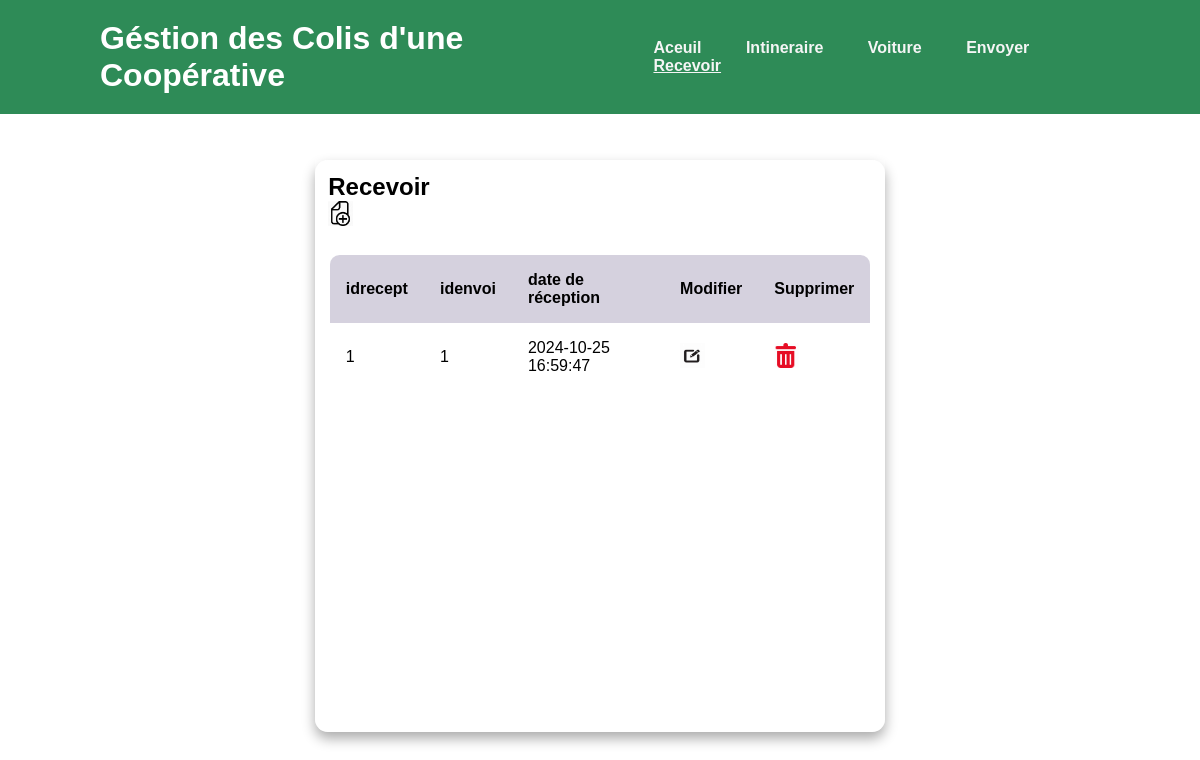
Screenshot of /Interface/recevoir/interface_Recevoir.php with the database file from the repository.
### tables this page shows
CREATE TABLE IF NOT EXISTS `recevoir` (
  `idrecept` int NOT NULL,
  `idenvoi` int DEFAULT NULL,
  `date_recept` datetime DEFAULT NULL,
  PRIMARY KEY (`idrecept`)
);

### controleur/recevoir.php (the view, shortened to what this page needs)
<?php
    function affichage_recevoir($c)
    {
        $q = "SELECT * FROM recevoir; ";
        $r = $c->query($q);
        if($r->num_rows>0){
            while($line = $r->fetch_assoc()){
                echo" <tr>";
                echo "<td>".$line["idrecept"]."</td>";
                echo "<td>".$line["idenvoi"]."</td>";
                echo "<td>".$line["date_recept"]."</td>";
                echo "<td><a href=\"modifier_recevoir.php?id=".$line["idrecept"]."&idenvoi=".$line["idenvoi"]."&date_recept=".$line["date_recept"]."\">
                <img src=\"../../Style/icons/modifier.jfif\" alt=\"modifier\" width=\"25px\" height=\"25px\"></a></td>";
                echo "<td><a href=\"supprimer_recevoir.php?id=".$line["idrecept"]."\">
                    <img src=\"../../Style/icons/supprimer.png\" alt=\"supprimer\" width=\"25px\" height=\"25px\"></a></td>";
                 echo"</tr>";
            }
        }
        else{
            echo" Aucune reception";
        }
    }
?>

### Style/css/navstyle.css (style rules this page uses)
* { margin: 0; padding: 0; box-sizing: border-box; font-family: sans-serif; }
body { min-width: 100vh; display: flex; align-items: center; justify-content: center; vertical-align:middle ; }

### Style/css/styleTableau.css (style rules this page uses)
table,th,td { padding: 1rem; border-collapse:collapse ; text-align: left; }
td img { width: 25px; height: 25px; }

### rows the page displays
recevoir: idrecept "1", idenvoi "1", date_recept "2024-10-25 16:59:47"
